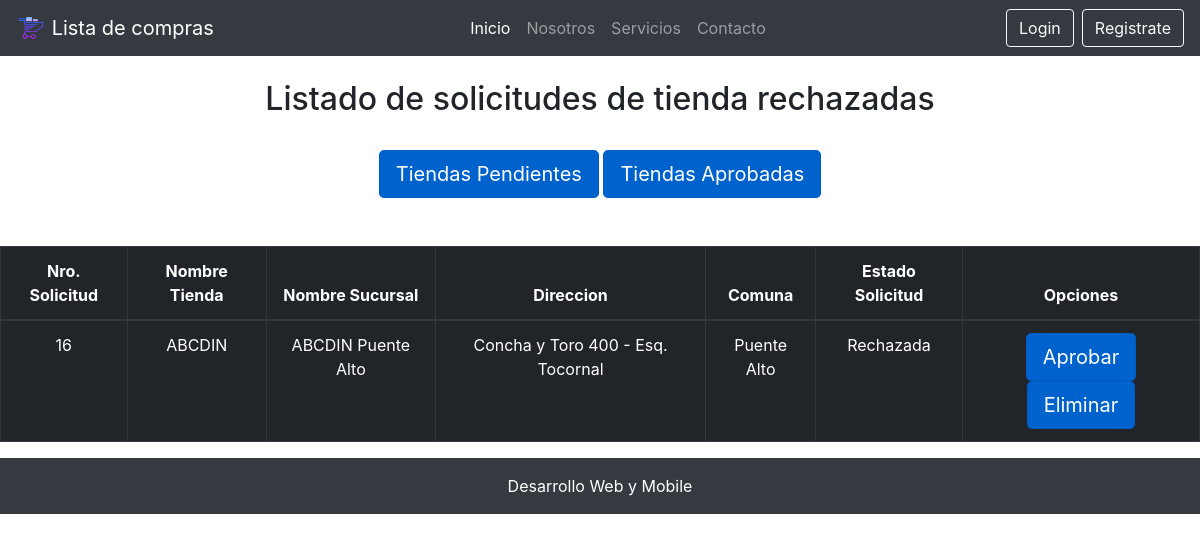
The page /tiendas_rechazadas/ on the database as committed earlier.
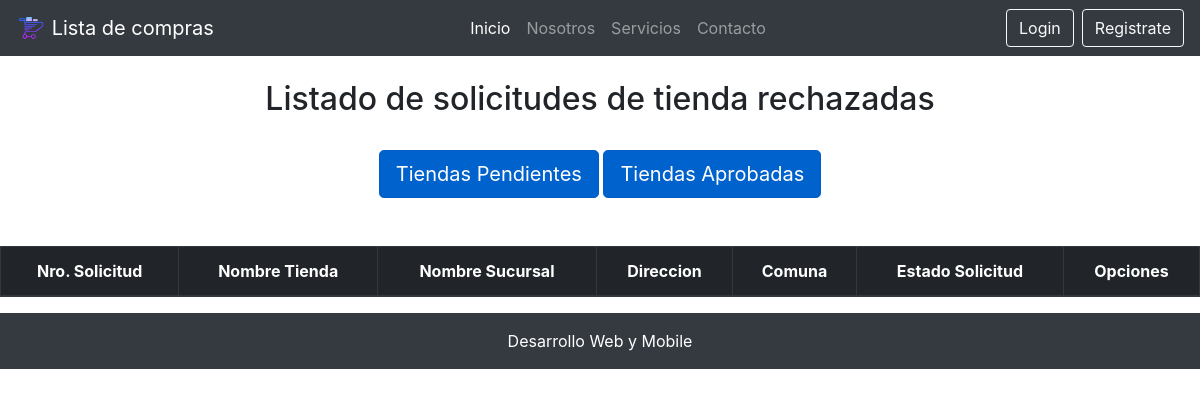
The same page on the database as committed later.
### core/models.py (models this page shows, shortened)
class Tienda(models.Model):
    nombre = models.CharField(max_length=50)
    nombre_sucursal = models.CharField(max_length=50, verbose_name="Nombre Sucursal")
    direccion = models.CharField(max_length=50)
    comuna = models.ForeignKey(Comuna, on_delete=models.CASCADE)
    estado_tienda = models.ForeignKey(EstadoTienda, on_delete=models.CASCADE, verbose_name="Estado Tienda")

class Comuna(models.Model):
    nombre = models.CharField(max_length=60, unique=True)
    region = models.ForeignKey(Region, on_delete=models.CASCADE)

class EstadoTienda(models.Model):
    nombre = models.CharField(max_length=30, verbose_name="Estado Tienda")

### core/views.py (the view)
# urls.py: path('tiendas_rechazadas/', tiendasrechazadas, name="tiendas_rechazadas"),
def tiendasrechazadas(request):
    rechazadas = Tienda.objects.filter(estado_tienda=3)
    return render(request, 'core/tiendas_rechazadas.html', {
        'rechazadas': rechazadas
    })

### core/templates/core/tiendas_rechazadas.html (shortened to what this page needs)
{% extends "core/base.html" %}
{% block contenido %}
<br>
<h2 class="text-center">Listado de solicitudes de tienda rechazadas</h2>
<br>
<div class="row">
    <div class="col-12 text-center">
        <a href="{% url 'listar_solicitud' %}" class="btn btn-primary btn-lg active" role="button" aria-pressed="true">Tiendas Pendientes</a>
        <a href="{% url 'tiendas_aprobadas' %}" class="btn btn-primary btn-lg active" role="button" aria-pressed="true">Tiendas Aprobadas</a>
    </div>
</div>
<br>
<br>
<div class="table-responsive">
    <table class="table table-dark table-bordered table-hover table-condensed">
        <thead>
            <tr>
                <th class="text-center">Nro. Solicitud</th>
                <th class="text-center">Nombre Tienda</th>
                <th class="text-center">Nombre Sucursal</th>
                <th class="text-center">Direccion</th>
                <th class="text-center">Comuna</th>
                <th class="text-center">Estado Solicitud</th>
                <th class="text-center">Opciones</th>
            </tr>
        </thead>
        <tbody>
            {% for r in rechazadas %}
            <tr>
                <td class="text-center">{{ r.id }}</td>
                <td class="text-center">{{ r.nombre }}</td>
                <td class="text-center">{{ r.nombre_sucursal }}</td>
                <td class="text-center">{{ r.direccion }}</td>
                <td class="text-center">{{ r.comuna.nombre }}</td>
                <td class="text-center">{{ r.estado_tienda.nombre }}</td>
                <td class="text-center">
                    <a class="btn btn-primary btn-lg active" href="{% url 'aprobar_solicitud' r.id %}">Aprobar</a>
                    <a class="btn btn-primary btn-lg active" href="{% url 'eliminar_solicitud' r.id %}">Eliminar</a>
                </td>
            </tr>
            {% endfor %}
        </tbody>
    </table>
</div>
{% endblock contenido %}

Rows that differ between the two databases and show on the page:
removed Tienda: id "16", nombre "ABCDIN", nombre_sucursal "ABCDIN Puente Alto", direccion "Concha y Toro 400 - Esq. Tocornal", comuna.nombre "Puente Alto", estado_tienda.nombre "Rechazada"
